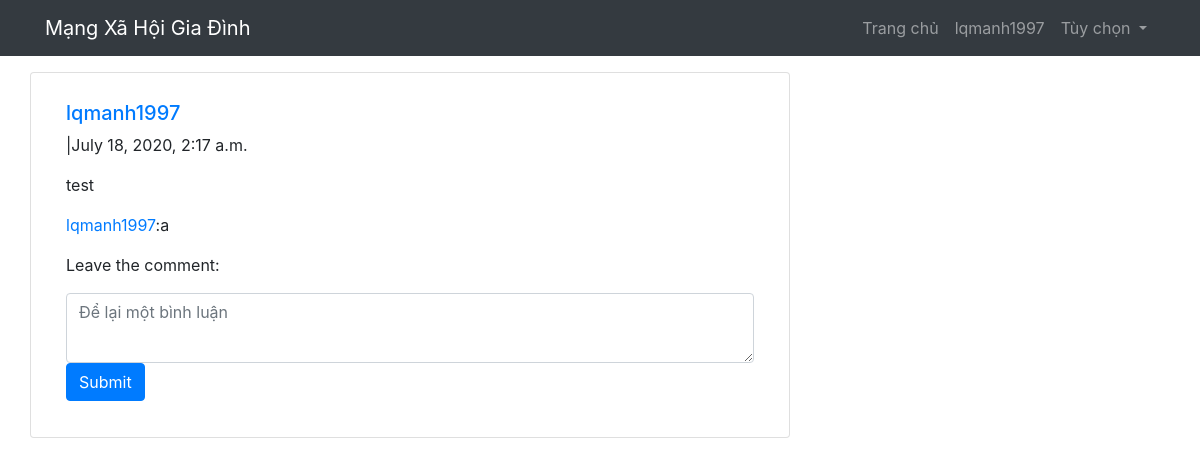
Screenshot of /38/ (signed in) with the database file from the repository.
### home/models.py (models this page shows, shortened)
class Post(models.Model):
    post = models.TextField(max_length=500)
    user = models.ForeignKey(User, on_delete=models.CASCADE)
    created = models.DateTimeField(auto_now_add=True)
    updated = models.DateTimeField(auto_now=True)
    class Meta:
        ordering = ['-created']

class Comment(models.Model):
    post = models.ForeignKey(Post, on_delete=models.CASCADE, related_name='comments')
    author = models.ForeignKey(settings.AUTH_USER_MODEL, on_delete=models.CASCADE)
    body = models.TextField()
    date = models.DateTimeField(auto_now_add=True)

### home/views.py (the view)
# urls.py: path('<int:id>/', views.post_detail, name = 'detail_post')
def post_detail(request, id):
    post = Post.objects.get(id=id)
    form_comment = CommentForm()
    if request.method == 'POST':
        form_comment = CommentForm(request.POST, author=request.user, post = post)
        if form_comment.is_valid():
            form_comment.save()
            return redirect(request.META.get('HTTP_REFERER'))
    return render(request, 'home/detail_post.html', {'post': post, 'form_comment':form_comment})

### home/forms.py (shortened to what this page needs)
class CommentForm(forms.ModelForm):
    body = forms.CharField(widget=forms.Textarea(
        attrs= {
            'class': 'form-control',
            'placeholder': 'Để lại một bình luận',
            'style': 'height: 70px',
        }
    ))
    def __init__(self, *args, **kwargs):
        self.author = kwargs.pop('author', None)
        self.post = kwargs.pop('post', None)
        super().__init__(*args, **kwargs)
    class Meta:
        model = Comment
        fields = ["body"]

### home/templates/home/detail_post.html (shortened to what this page needs)
{% extends 'base.html' %}
{% block body %}
    <div class="row">
    <div class="col-md-8 card mb-4  mt-3 left  top">
      <div class="card-body">
        <p class="card-text text-muted h5"><a href="{% url 'view_profile_with_pk' pk=post.user.pk %}"><h5>{{ post.user }}</h5></a>|{{ post.created }}</p>
        <p class="card-text ">{{ post.post | safe | linebreaksbr}}</p>
        {% for comment in post.comments.all %}
            <p><a href="{% url 'view_profile_with_pk' pk=comment.author.pk %}">{{ comment.author }}</a>:{{ comment.body }}</p>
        {% endfor %}
      <p>Leave the comment:</p>
          <form method="POST">
            {{ form_comment.body }}
            <button class="btn btn-primary" type="submit">Submit</button>
          </form
          >
    </div>
    </div>
{% endblock %}

### app/templates/base.html (shortened to what this page needs)
<html lang="en">
{% block head %}
<head>
    <link rel="stylesheet" href="https://stackpath.bootstrapcdn.com/bootstrap/4.5.0/css/bootstrap.min.css">
    <link rel="stylesheet" href="/static/css/login.css">
</head>
{% endblock head %}
<body>
  <nav class="navbar navbar-expand-md bg-dark navbar-dark">
  <div class="container">
  <a class="navbar-brand" href="{% url 'home' %}">Mạng Xã Hội Gia Đình</a>
      {% if user.username %}
  <div class="collapse navbar-collapse" id="collapsibleNavbar">
    <ul class="navbar-nav ml-auto">
      <li class="nav-item">
        <a class="nav-link" href="{% url 'home' %}">Trang chủ</a>
      </li>
      <li class="nav-item">
        <a class="nav-link" href="{% url 'view_profile' %}">{{ request.user }}</a>
      </li>
      <li class="nav-item dropdown">
      <a class="nav-link dropdown-toggle" href="#" id="navbardrop" data-toggle="dropdown">
        Tùy chọn
      </a>
    </li>
    </ul>
  </div>
      {% endif %}
  </div>
</nav>
<div class="container">
{% block body %}
{% endblock body %}
</div>
</body>
</html>

### rows the page displays
Post: created "July 18, 2020, 2:17 a.m.", post "test"
Comment: author "lqmanh1997", body "a"

### other values shown
{{ request.user }} "lqmanh1997"
